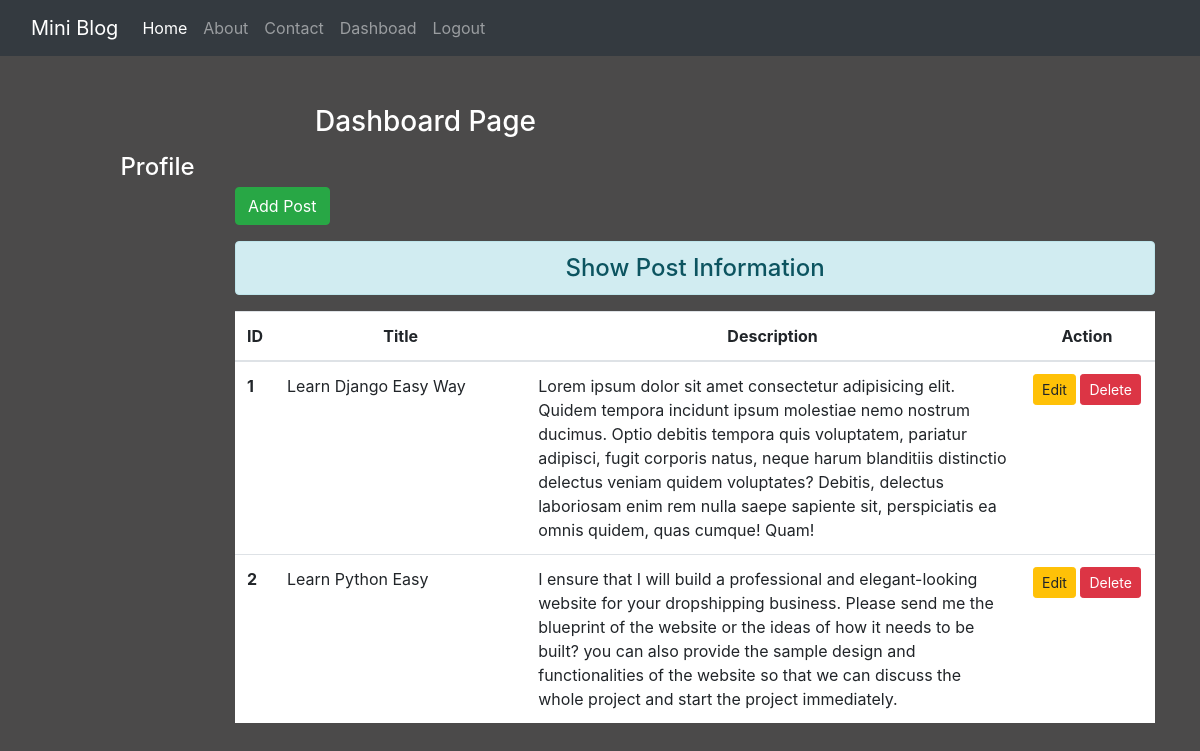
The page /dashboard/ (signed in) on the database its author committed.
### blog/models.py (models this page shows)
class Post(models.Model):
    title = models.CharField(max_length=150)
    desc = models.TextField()

### blog/views.py (the view)
# urls.py: path('dashboard/', views.dashboard, name='dashboard'),
def dashboard(request):
    if request.user.is_authenticated:
     posts = Post.objects.all()
     user = request.user
     full_name = user.get_full_name()
     gps = user.groups.all()
     return render(request, 'blog/dashboard.html', {'posts':posts, 'full_name':full_name, 'groups':gps})
    else:
     return HttpResponseRedirect('/login/')

### blog/templates/blog/dashboard.html (shortened to what this page needs)
{% extends 'blog/base.html' %}
 {% load static %}
{% block side %}
  <div class="col-sm-2 text-white my-5 text-center">
    <h4 class="my-5">Profile</h4>
  </div>
{% endblock side %}
{% block content %}
  <div class="col-sm-10">
     <h3 class="text-white my-5">Dashboard Page</h3>
     <a href=" {% url 'addpost' %}" class="btn btn-success">Add Post</a>
      <h4 class="text-center alert alert-info mt-3">Show Post Information</h4>
     {% if posts %}
       <table class="table table-hover bg-white">
         <thead>
            <tr class="text-center">
              <th scope="col" style="width:2%">ID</th>
              <th scope="col" style="width:28%">Title</th>
              <th scope="col" style="width:55%">Description</th>
              <th scope="col" style="width:15%">Action</th>
            </tr>
         </thead>
         <tbody>
           {% for post in posts %}
             <tr>
               <th scope="row">{{post.id}}</th>
               <td>{{post.title}}</td>
               <td>{{post.desc}}</td>
               <td class="text-center">
                 <a href=" {% url 'updatepost' post.id %}" class="btn btn-warning btn-sm">Edit</a>
                 {% if perms.blog.delete_post %}
                 <form action=" {% url 'deletepost' post.id %}" method="post" class="d-inline">
                   <input type="submit" class="btn btn-danger btn-sm" value="Delete">
                 </form>
                 {% endif %}
               </td>
             </tr>
           {% endfor %}
         </tbody>
       </table>
       {% else %}
        <h4 class="text-center alert alert-warning">No Records</h4>
     {% endif %}
  </div>
{% endblock content %}

### blog/templates/blog/base.html (shortened to what this page needs)
 {% load static %}
<!DOCTYPE html>
<html lang="en">
<head>
    <link rel="stylesheet" href="{% static 'blog/css/bootstrap.css' %}">
    <link rel="stylesheet" href="{% static 'blog/css/style.css' %}">
</head>
<body>
    <div class="container-fluid bg-dark">
       {% include 'blog/navbar.html' %}
    </div>
    <div class="container">
     <div class="row">
       <div class="col-sm-12">
       </div>
     </div>
    <div class="row">
      {% block side %}
      {% endblock side %}
      {% block content %}
      {% endblock content %}
    </div>
    </div>
</body>
</html>

### blog/templates/blog/navbar.html (shortened to what this page needs)
<nav class="navbar navbar-expand-lg navbar-dark bg-dark">
  <a class="navbar-brand" href="#">Mini Blog</a>
  <div class="collapse navbar-collapse" id="navbarNav">
    <ul class="navbar-nav">
      <li class="nav-item active">
        <a class="nav-link" href="/">Home</a>
      </li>
      <li class="nav-item">
        <a class="nav-link" href="{% url 'about'%}">About</a>
      </li>
      <li class="nav-item">
        <a class="nav-link" href="{% url 'contact'%}">Contact</a>
      </li>
      {% if request.user.is_authenticated %}
      <li class="nav-item">
        <a class="nav-link" href="{% url 'dashboard'%}">Dashboad</a>
      </li>
      <li class="nav-item">
        <a class="nav-link" href="{% url 'logout'%}">Logout</a>
      </li>
      {% endif %}
    </ul>
  </div>
</nav>

### blog/static/blog/css/style.css (style rules this page uses)
body { background-color: rgb(75, 74, 74); }
.text-white { color: #fff!important; padding-left: 80px; }

### rows shown on the page
Post: id "1", title "Learn Django Easy Way", desc "Lorem ipsum dolor sit amet consectetur adipisicing elit. Quidem tempora incidunt ipsum molestiae nemo nostrum ducimus. Optio debitis tempora quis voluptatem, pariatur adipisci, fugit corporis natus, neque harum blanditiis distinctio delectus veniam quidem voluptates? Debitis, delectus laboriosam enim rem nulla saepe sapiente sit, perspiciatis ea omnis quidem, quas cumque! Quam!"
Post: id "2", title "Learn Python Easy", desc "I ensure that I will build a professional and elegant-looking website for your dropshipping business. Please send me the blueprint of the website or the ideas of how it needs to be built? you can also provide the sample design and functionalities of the website so that we can discuss the whole project and start the project immediately."
